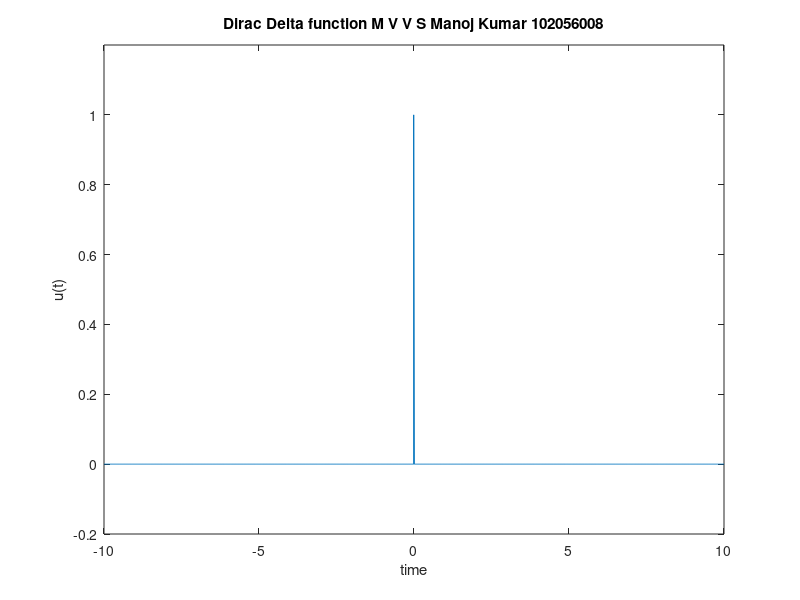

Source code (MATLAB):
%% signals and systems lab 

clc;
clear;
close all;
t1= -10:0.01:-0.01;
t2= -0.01:0.01;
t3= 0.01:0.01:10;
u1= zeros(size(t1));
u2= ones(size(t2));
u3= zeros(size(t3));
t= [t1 t2 t3];
u= [u1 u2 u3];
plot(t,u);
ylim([-0.2,1.2]);
xlabel('time')
ylabel('u(t)')
title("Dirac Delta function M V V S Manoj Kumar 102056008")